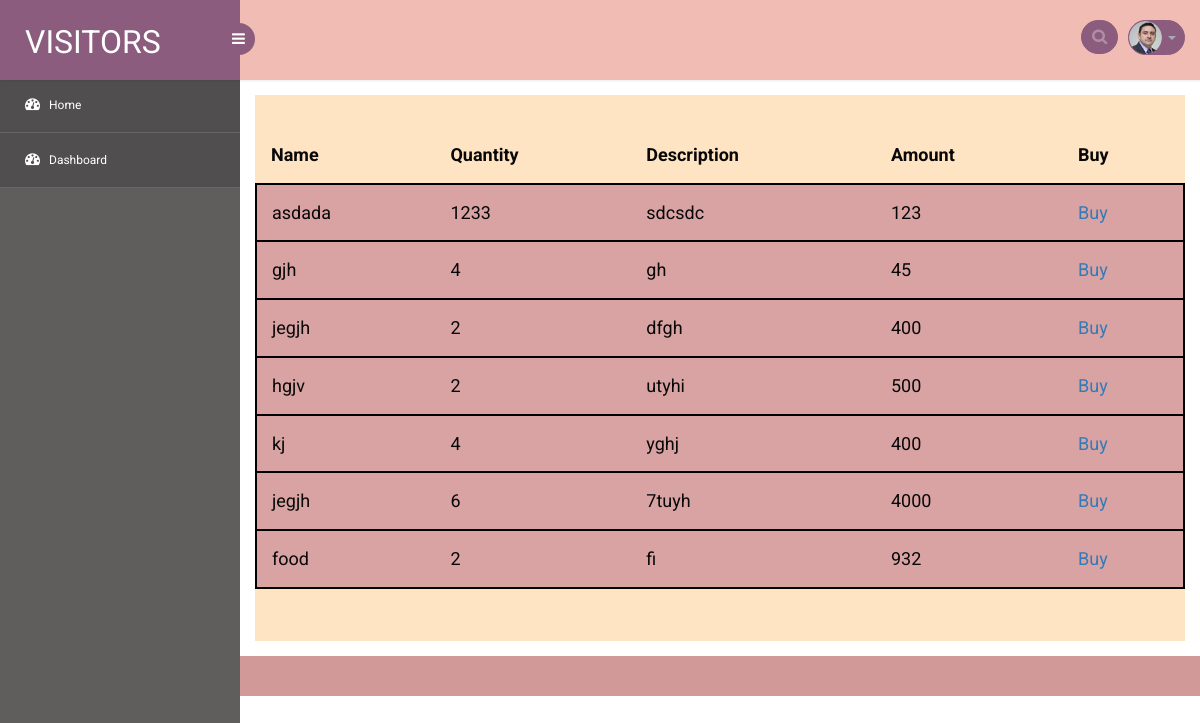
The page /view_fertilizer_products on the database its author committed.
### animal/models.py (models this page shows, shortened)
class Fertilizer(models.Model):
    user=models.ForeignKey(User,on_delete=models.CASCADE,null=True,blank=True)
    fertilizer_name=models.CharField(max_length=50)
    quantity=models.IntegerField()
    description=models.TextField()
    place=models.CharField(max_length=50,null=True,blank=True)
    amount=models.IntegerField()
    available=models.BooleanField(default=True)

### animal/views.py (the view)
# urls.py: path('view_fertilizer_products',views.view_fertilizer_products,name='view_fertilizer_products'),
def view_fertilizer_products(request):
    food_products=Fertilizer.objects.all().order_by('-id')
    return render(request,'view_fertilizer_products.html',{'food_products':food_products})

### animal/templates/view_fertilizer_products.html (shortened to what this page needs)
{% extends 'dashboard.html' %}
{% block content %}
<div class="table-responsive table-shadow" style="background-color: bisque;padding-top: 2em;padding-bottom: 2em;">
    {% if food_products %}
    <center>
    <table class="table" style="font-size: 20px;color: black;">
          <thead>
            <tr>
              <th scope="col"> Name</th>
              <th scope="col" style="padding-left: 1em;">Quantity</th>
              <th scope="col" style="padding-left:1em">Description</th>
              <th scope="col" style="padding-left:1em">Amount</th>
              <th scope="col" style="padding-left:1em">Buy</th>
            </tr>
          </thead>
          <tbody style="margin-top: 1em;">
              {% for i in food_products %}
            <tr style="background-color: #d9a3a3;margin-top: 2em;padding-bottom: 2em;border:2px solid black;" >
                <td>{{ i.fertilizer_name}}</td>
              <td style="padding-left: 1em;">{{ i.quantity}}</td>
              <td style="padding-left: 1em;">{{ i.description}}</td>
              <td style="padding-left: 1em;">{{ i.amount}}</td>
              <td style="padding-left: 1em;"><a href="{% url 'payment:payment2' i.id %}">Buy</a></td>
            </tr>
            {% endfor %}
          </tbody>
    </table>
</center>
    {% else %}
    <span>No Fertilizer can be found...</span>
    {% endif %}
</div>
{% endblock %}

### animal/static/css1/style.css (style rules this page uses)
html, body { font-family: 'Roboto', sans-serif; font-size: 100%; overflow-x: hidden; background: url(../images/bg.jpg) no-repeat 0px 0px; background-size:cover; }
body a { transition: 0.5s all ease; -webkit-transition: 0.5s all ease; -moz-transition: 0.5s all ease; -o-transition: 0.5s all ease; -ms-transition: 0.5s all ease; text-decoration:none; }
.table>thead>tr>th { border-bottom: 1px solid #e1ab91 ! important; }
.table>tbody>tr>td, .table>tbody>tr>th, .table>tfoot>tr>td, .table>tfoot>tr>th, .table>thead>tr>td, .table>thead>tr>th { border-bottom: 1px solid #e9e9e9 ! important; }
.table > thead > tr > th, .table > tbody > tr > th, .table > tfoot > tr > th, .table > thead > tr > td, .table > tbody > tr > td, .table > tfoot > tr > td { border-top: none !important; }
.table td, .table>tbody>tr>td, .table>tbody>tr>th, .table>tfoot>tr>td, .table>tfoot>tr>th, .table>thead>tr>td, .table>thead>tr>th { padding: 15px!important; }
.table > thead > tr > th, .table > tbody > tr > th, .table > tfoot > tr > th, .table > thead > tr > td, .table > tbody > tr > td, .table > tfoot > tr > td { font-size: 0.9em; color: rgb(8, 8, 8); border-top: none !important; }

### rows shown on the page
Fertilizer: fertilizer_name "asdada", quantity "1233", description "sdcsdc", amount "123"
Fertilizer: fertilizer_name "gjh", quantity "4", description "gh", amount "45"
Fertilizer: fertilizer_name "jegjh", quantity "2", description "dfgh", amount "400"
Fertilizer: fertilizer_name "hgjv", quantity "2", description "utyhi", amount "500"
Fertilizer: fertilizer_name "kj", quantity "4", description "yghj", amount "400"
Fertilizer: fertilizer_name "jegjh", quantity "6", description "7tuyh", amount "4000"
Fertilizer: fertilizer_name "food", quantity "2", description "fi", amount "932"
